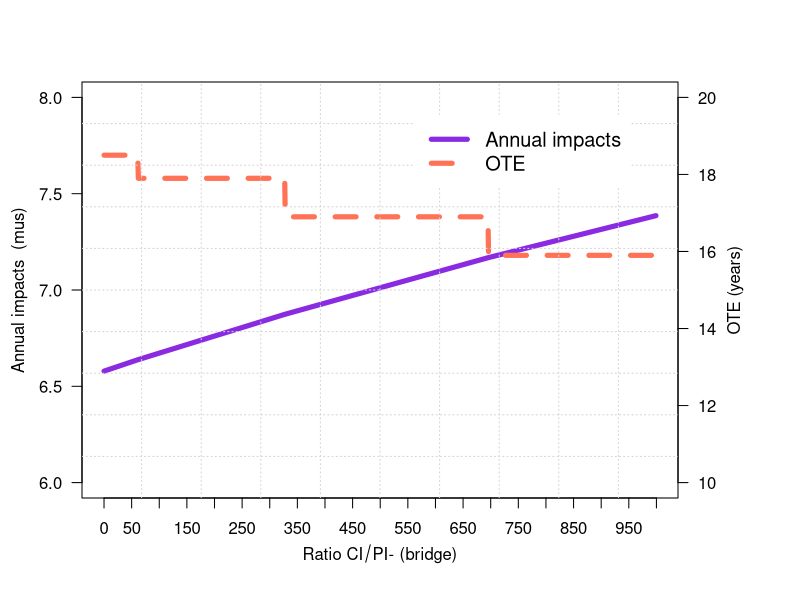

This chart was generated by the following R code:
#Sensitivity analysis
yvalue = 30
alpha<-c(0.353,0.360,0.371,0.389,0.391)
gamma<-c(5.652,5.581,5.575,5.498,5.367)
d=10 # factor of time
YearMax<-50 #total no of year to be investigated.
#creating local variables
rate<-matrix(nrow=YearMax)     #hazard rate in respective year
colors=c("chocolate","coral3","coral4","cyan1","cyan4","darkblue","blue","chartreuse4","red","deeppink","deeppink4") #colors for plot
#SUBROUTINE FOr the bridge
#this routine is used to calculated the Intensity of rockfall, avalanche
#INPUT -----------------------------------
T=seq(0.1,YearMax, by =0.1)
#with example
#library(cubature)
factor=1
alpha1=0.0252
rho=0.02
m=1.2665
cs=0
k0=0

Maxvolume <- 34 # e.g. m3 (volume of rockfall or avalanche)
Time<-YearMax
MaxCS<-5 #maximum no of CS for the bridge
Maxlatent<- 1 #number of latent condition state


#define dimension
mtp<- matrix(double(1),nrow=MaxCS,ncol=(MaxCS+Maxlatent))
mtplatent<- matrix(double(1),nrow=(MaxCS+Maxlatent),ncol=(MaxCS+Maxlatent))
mtp <- read.csv("mtp.csv",header=FALSE) 
#define the Markov transition probability for the bridge
#attach(mtp)
initialCS<-c(1,0,0,0,0,0) #initial state probability of the bridge
v3=10 #value of rock fall, or avalanche volume to be used

#STEP 1 --estimating the failure probability from hazard curve for each CS
#hazard curve
S<-matrix(double(1),nrow=Maxvolume,ncol=MaxCS)
#define a function for calculating intensity S
intensity<-function(alpha,gamma,volume){
  exp(-exp(-alpha*volume+gamma))
}
for (i in 1:MaxCS){
  for (v in 1:Maxvolume){
    S[v,i]<-intensity(alpha[i],gamma[i],v)/d
  }
}
#STEP 2 --Calculating the Markov transition probability - Latent
#choose the intensity (e.g. S=10 m3)
for (i in 1:(MaxCS+1)){
  if (i < (MaxCS+1)) {
    for (j in 1:(MaxCS+Maxlatent)){
      if (j < (MaxCS+Maxlatent)){
        mtplatent[i,j]<-mtp[i,j]*(1-S[v3,i])
      } else {
        mtplatent[i,j]<-S[v3,i]
      }
    }
  } else {
    mtplatent[i,j]<-1
  }
}

#----------------------------------------------------
#STEP 3. Define the initial state of the bridge at the time after the PI
pi<-matrix(double(1),nrow=length(T),ncol=(MaxCS+Maxlatent))
pioneyear<-matrix(double(1),nrow=Time,ncol=(MaxCS+Maxlatent))
for (t in 1:length(T)){
  if (t ==1){
    pi[t,]<-initialCS
  } else {
    pi[t,]<-pi[t-1,]%*%mtplatent
  }
}

#---------Start caculation SECTION

#Sensitivity analysis for ratio CI/PI
cpi<-1 #preventive intervention cost for the snow catcher system
maxCIimpact<-1000 #corrective intervention cost for the bridge
cci<-2
step=seq(0.1,maxCIimpact, by =1)
ccisa<- matrix(double(1),nrow=length(step),ncol=1)
CIimpactsa<- matrix(double(1),nrow=length(step),ncol=1)
T_optimalsa<-matrix(double(1),nrow=length(step),ncol=1)
Min_Csa<-matrix(double(1),nrow=length(step),ncol=1)

for (u in 1:length(step)){
  CIimpactsa[u]<-step[u]
#This program was coded by Nam Lethanh (lethanh@ibi.baug.ethz.ch)
#INPUT
CIimpact<-CIimpactsa[u]
#STEP 4 - calculating cost of corrective intervention for the bridge at each year if there is a failure

CItime<-matrix(double(1),nrow=length(T))  #expect corrective intervention cost at time t
for (t in 1:length(T)){
  CItime[t]<-pi[t,6]*CIimpact
}
#cat("Expected IMPACT for CI of the bridge at time t \n")
#print(CItime)

#..............................................


#         MAIN PROGRAM

f1=function(x){
  (alpha1*m*x^(m-1)*exp(-alpha1*x^m))^2
}

f2=function(y){
  (exp(alpha1*y^m-rho*y))
}

q<-matrix(double(1),nrow=1,ncol=T)
C<-matrix(double(1),nrow=1,ncol=T)
canduoi=0
cantren=Inf

#scenario 1 - ***********************************************
ca=cpi*1
cm=cci
for (i in 1:length(T)){
  # timestep=i/d
  v1=integrate(f1,lower=canduoi,upper=Inf)
  v2=integrate(f2,lower=0,upper=T[i])
  C[i]=(exp(-rho*T[i])*(cs+ca)+(k0/rho)*(1-exp(-rho*T[i]))+(cm+CItime[T[i]])*v1$value*v2$value)/(1-exp(-rho*T[i]))
}

Min_Csa[u]<-min(C[c(10:length(T))])
T_optimalsa[u]<-which.min(C)/d
}

#drawing
plot.new()
par(mar=c(5, 4, 4, 6) + 0.1)
plot(CIimpactsa, Min_Csa, pch=2, axes=FALSE, ylim=c(6,8), xlab="", ylab="", 
     type="l",col="blueviolet", lwd=5)
axis(2, ylim=c(0,20),col="black",las=1)  ## las=1 makes horizontal labels
mtext(expression(paste("Annual impacts  (",, "mus)")),side=2,col="black",line=2.5)
axis(1,pretty(range(CIimpactsa),20))
box()

par(new=TRUE)

## Plot the second plot and put axis scale on right
plot(CIimpactsa, T_optimalsa, pch=4,  xlab="", ylab="", ylim=c(10,20), 
     axes=FALSE, type="l", col="coral1",lwd=5,lty=2)
## a little farther out (line=4) to make room for labels
mtext("OTE (years)",side=4,col="black",line=2.3) 
axis(4, ylim=c(0,20), col="black",col.axis="black",las=1)
mtext(expression(paste("Ratio ", CI/PI, "- (bridge)")),side=1,col="black",line=2.5)  
grid(10, 10, col = "lightgray", lty = "dotted",lwd = par("lwd"), equilogs = TRUE)
legend("topright",inset=.08,legend=c("Annual impacts","OTE"),
       text.col=c("black"),lty=c(1,2),lwd=c(5,5),col=c("blueviolet","coral1"),horiz=F,cex=1.2,box.col = "white")

